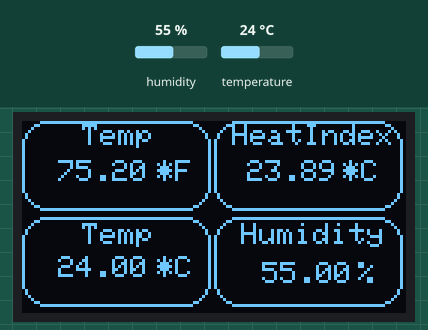
Bench run of a sketch on a simulated ESP32. Shown: 128×64 one-colour display. The inputs (shaded band) are chosen by the test bench; at power-on: humidity 55 %, temperature 24 °C. WiFi joins after 1.5 s; servers stay silent unless stated; what the sketch prints to the serial monitor is not drawn.

Above: at 4.4 s.
4.5 s: humidity set to 22 %
At 7.0 s:
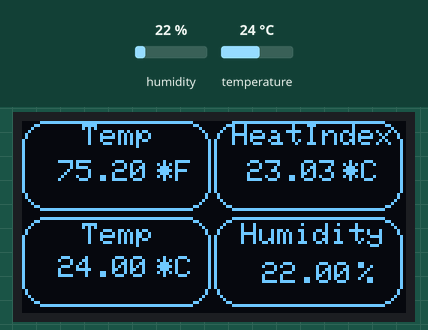
11.4 s: temperature set to 12 °C
At 12.96 s:
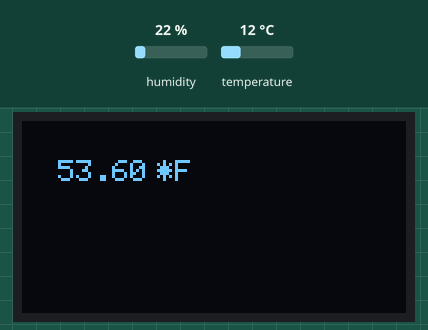
14.5 s: humidity set to 40 %
At 15.9 s:
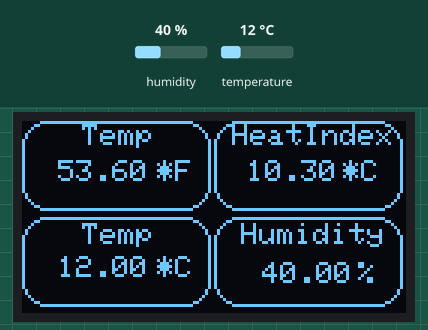
18.8 s: temperature set to 19 °C
At 20.3 s:
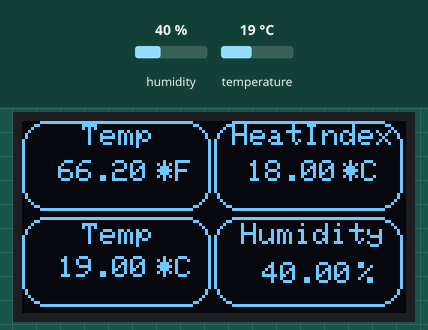
Timing chart, 0 to 21.8 s (numbered marks = the images above; inputs shaded):
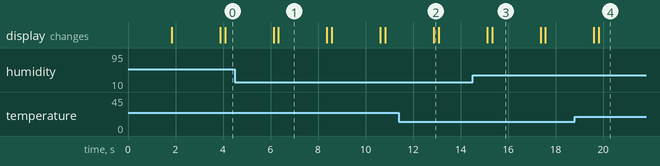

Measured:
- after the input at 4.5 s, the display: first differs from a run without the input after 1.8 s (image 1)
- after the input at 11.4 s, the display: changes after 1.5 s (image 2)
- after the input at 14.5 s, the display: first differs from a run without the input after 0.82 s (image 3)
- after the input at 18.8 s, the display: first changes after 0.81 s (image 4 shows a later state)
- what the display in image 1 shows lasts 2.1 s, from 6.3 s to 8.4 s

The sketch:

Prjoectthermostat.ino
```cpp
//Headers
#include <Wire.h>
#include <SPI.h>
#include <Adafruit_GFX.h>
#include <Adafruit_SSD1305.h>
#include <WiFi.h>
#include <WiFiClient.h>
#include <BlynkSimpleEsp32.h>
#include "DHTesp.h"

// Definition of the pin
#define OLED_CLK 18 //Pin 18 is the clock
#define OLED_MOSI 23// Pin 23 is MOSI
#define OLED_CS 2// Pin 2 is the chip select
#define OLED_DC 25// Pin 25 is the DC pin
#define OLED_RESET 'RST' // Pin RST is the reset pin

//Blynk app definition
#define BLYNK_PRINT Serial

Adafruit_SSD1305 display(OLED_MOSI, OLED_CLK, OLED_DC, OLED_RESET, OLED_CS);// start of the ssd1305 oled monochrome display


const char* ssid       = "dlink1";// Network name
const char* password   = "130EB75B45";//Network password

char auth[] = "06ec4fbf293e4ed0ba54d3dd0d4b81bc";//token for the Blynk App

#define PIN_UPTIME V5 // Blynk Virtual pin V5
#define PIN_UPTIME V0 // Blynk Virtual pin V0
#define PIN_UPTIME V1 // Blynk Virtual pin V1


DHTesp dht;//DH test

void setup() {
  Serial.begin(115200);//Begin
  Blynk.begin(auth, ssid, password);//Start Blynk App
  Serial.println();//Prints data to the serial port
  Serial.println("Status\tHumidity (%)\tTemperature (C)\t(F)\tHeatIndex (C)\t(F)");//Prints data to the serial port

  dht.setup(4); // Connect DHT sensor to GPIO 4
  display.begin();//Initializes the interface to the oled screen

// Start connections to WIFI
    Serial.print("Connecting to ");//Prints data to the serial port
    Serial.println(ssid);//Prints data to the serial port

    WiFi.begin(ssid, password);//Start the connection

    while (WiFi.status() != WL_CONNECTED) {
        delay(500);
        Serial.print(".");//Prints data to the serial port
    }

    Serial.println("");//Prints data to the serial port
    Serial.println("WiFi connected.");//Prints WiFi connected to the serial port
    Serial.println("IP address: ");//Prints IP address to the serial port
    Serial.println(WiFi.localIP());//Prints data to the serial port


}

void loop(){

 delay(2000);//delay for 2 seconds

 display.clearDisplay();// clears the oled display


float converted = 0.00; // define float variable converted.
float humidity = dht.getHumidity();// define float variable humidity
float temperature = dht.getTemperature();// define float variable temperature
converted = ( temperature * 1.8 ) + 32;// definition of converted to find Fahrenheit
float sensor1= dht.getHumidity();// define float sensor1 temperature


#ifdef USE_FAHRENHEIT
  float hi = dht.computeHeatIndex(temperature, humidity, true);
#else
  float hi = dht.computeHeatIndex(temperature, humidity, false);
#endif

  Serial.print(dht.computeHeatIndex(temperature, humidity, false), 1);//Prints data to the serial port
  Serial.print("\t\t");//Prints data to the serial port
  Serial.println(dht.computeHeatIndex(dht.toFahrenheit(temperature), humidity, true), 1);//Prints data to the serial port
Serial.print("Celsius = ");//Prints Celsius to the serial port
Serial.println(temperature);//Prints the temperature to the serial port


Serial.print("Humidity = ");//Prints Humidity = to the serial port
Serial.println(humidity);//Prints the humidity to the serial port


Serial.print("Fahrenheit = ");//Prints Fahrenheit = to the serial port
Serial.println(converted);//Prints the Fahrenheit temperature to the serial port


display.setCursor(12, 13);//specify where on the display we're going to display the text.
display.println(converted);//displays the Fahrenheit temperature to the oled display
display.setCursor(45, 13);//specify where on the display we're going to display the text.
 display.println("*F");//displays the *F to the oled display
display.display(); // tell the display to...display


display.display();// tell the display to...display
display.setTextColor(WHITE);// Set the color of the Text
display.setCursor(20,1);//specify where on the display we're going to display the text.
display.setTextSize(1);//set the size of the text
display.println("Temp");//displays the Temp to the oled display
display.drawRoundRect(0, 0, 63, 30, 8, WHITE);// draws a round rectangle at X=0, Y=0, width = 63,height 30, corner radius = 8, color white


display.display();// tell the display to...display
display.setTextColor(WHITE);// Set the color of the Text
display.setCursor(70,1);//specify where on the display we're going to display the text.
display.setTextSize(1);//set the size of the text
display.println("HeatIndex");//displays the HeatIndex to the oled display
display.drawRoundRect(64, 0, 63, 30, 8, WHITE);// draws a round rectangle at X=64, Y=0, width = 63,height 30, corner radius = 8, color white
display.setCursor(75,13);//specify where on the display we're going to display the text.
display.println(hi);//displays the heat index to the oled display
display.setCursor(107,13);//specify where on the display we're going to display the text.
display.println("*C");//displays the *C to the oled display
display.display(); //tell the display to...display


display.setCursor(12,45);//specify where on the display we're going to display the text.
display.println(temperature);//displays the Celsius temperature to the oled display
display.setCursor(45,45);//specify where on the display we're going to display the text.
display.println("*C");//displays the *C to the oled display
display.display(); // tell the display to...display
display.display();//tell the display to...display
display.setTextColor(WHITE);// Set the color of the Text
display.setCursor(20,34);//specify where on the display we're going to display the text.
display.setTextSize(1);//set the size of the text
display.println("Temp");//displays the Temp to the oled display
display.drawRoundRect(0,32, 63, 30, 8, WHITE);// draws a round rectangle at X=0, Y=32, width = 63,height 30, corner radius = 8, color white


display.setCursor(80,47);//specify where on the display we're going to display the text.
display.println(sensor1);
display.setCursor(112,47);//specify where on the display we're going to display the text.
display.println("%");//displays % to the oled display
display.display(); //you have to tell the display to...display
display.display();//you have to tell the display to...display
display.setTextColor(WHITE);// Set the color of the Text
display.setCursor(73,34);//specify where on the display we're going to display the text.
display.setTextSize(1);// Set the color of the Text
display.println("Humidity");//displays Humidity to the oled display
display.drawRoundRect(64,32, 63, 30, 8, WHITE);// draws a round rectangle at X=64, Y=32, width = 63,height 30, corner radius = 8, color white
display.display();//you have to tell the display to...display
display.setTextColor(WHITE);// Set the color of the Text
display.setCursor(73,34);//specify where on the display we're going to display the text.
display.setTextSize(1);// Set the color of the Text
display.println("Humidity");//displays Humidity to the oled display
display.drawRoundRect(64, 32, 63, 30, 8, WHITE);// draws a round rectangle at X=64, Y=32, width = 63,height 30, corner radius = 8, color white

{
 Blynk.run();// Run Blynk app
 Blynk.virtualWrite(V5, hi);//Send the heat index data to virtual pin V5
 Blynk.virtualWrite(V0, converted);//Send the Fahrenheit Temperature data to virtual pin V0
 Blynk.virtualWrite(V1, sensor1);//Send the Humidity data to virtual pin V1
}
}
```
